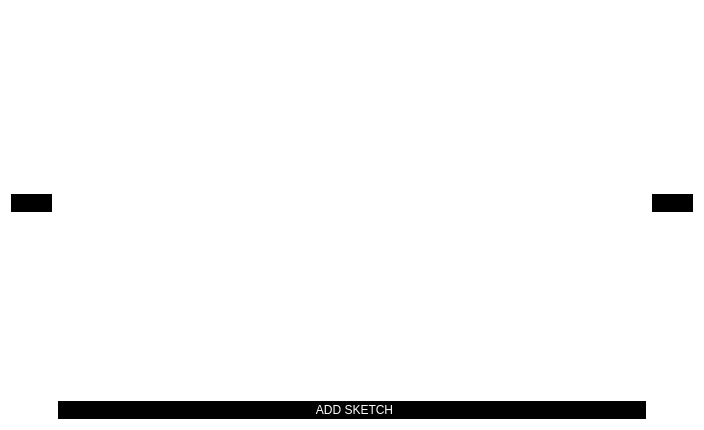
<?xml version="1.0" encoding="UTF-8"?>
<ui version="4.0">
 <class>ScketchWnd</class>
 <widget class="QWidget" name="ScketchWnd">
  <property name="geometry">
   <rect>
    <x>0</x>
    <y>0</y>
    <width>704</width>
    <height>430</height>
   </rect>
  </property>
  <property name="windowTitle">
   <string>Sketches</string>
  </property>
  <property name="windowIcon">
   <iconset resource="picture.qrc">
    <normaloff>:/build-course-Desktop_Qt_6_5_3_MinGW_64_bit-Debug/icons/iconka.ico</normaloff>:/build-course-Desktop_Qt_6_5_3_MinGW_64_bit-Debug/icons/iconka.ico</iconset>
  </property>
  <property name="styleSheet">
   <string notr="true">QWidget{
	background-color: rgb(255, 255, 255);
color:rgb(0, 0, 0);
	font: 14pt &quot;Candara&quot;;
}
QPushButton
{
 padding-left: 5px; 
	background-color: rgb(0, 0, 0);
	color: rgb(255, 255, 255);
  border: 2px solid  rgb(0, 0, 0);
border-radius: 20px;

}
QPushButton:hover {
               border: 4px solid  rgb(0, 0, 0);
border-radius: 20px;
            }
QPushButton:pressed {
 border: 2px solid  rgb(255, 255, 255);
	background-color: rgb(255, 255, 255);
	color: rgb(0, 0, 0);
border-radius: 20px;
            }</string>
  </property>
  <layout class="QGridLayout" name="gridLayout">
   <item row="0" column="3">
    <widget class="QPushButton" name="nextPb">
     <property name="text">
      <string/>
     </property>
     <property name="icon">
      <iconset resource="picture.qrc">
       <normaloff>:/photo/next.jpg</normaloff>:/photo/next.jpg</iconset>
     </property>
     <property name="iconSize">
      <size>
       <width>40</width>
       <height>33</height>
      </size>
     </property>
    </widget>
   </item>
   <item row="1" column="1" colspan="2">
    <widget class="QPushButton" name="addPb">
     <property name="text">
      <string>ADD SKETCH</string>
     </property>
    </widget>
   </item>
   <item row="0" column="1">
    <widget class="QStackedWidget" name="sketchStckW"/>
   </item>
   <item row="0" column="0">
    <widget class="QPushButton" name="backPb">
     <property name="text">
      <string/>
     </property>
     <property name="icon">
      <iconset resource="picture.qrc">
       <normaloff>:/photo/back.jpg</normaloff>:/photo/back.jpg</iconset>
     </property>
     <property name="iconSize">
      <size>
       <width>40</width>
       <height>33</height>
      </size>
     </property>
    </widget>
   </item>
  </layout>
 </widget>
 <resources>
  <include location="picture.qrc"/>
 </resources>
 <connections/>
</ui>
